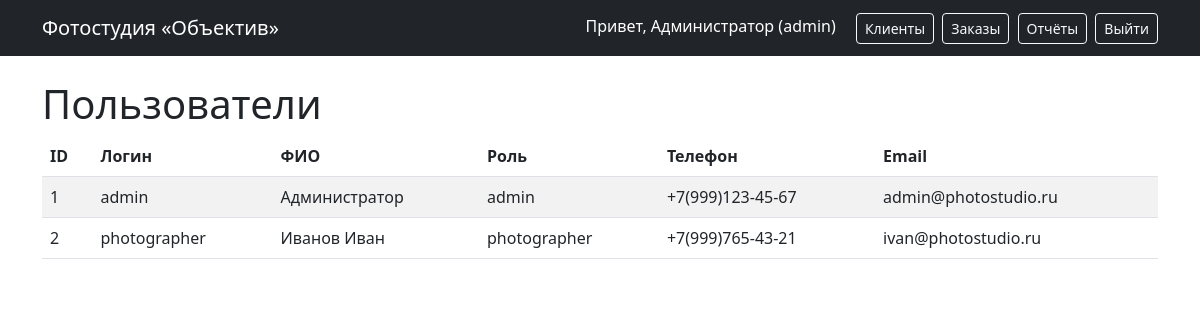
The app's page /users (signed in) with its own data.
### infrastructure/models.py (models this page shows)
class UserModel(Base):
    __tablename__ = 'users'
    id = Column(Integer, primary_key=True)
    login = Column(String(50), unique=True, nullable=False)
    password_hash = Column(String(200), nullable=False)
    role = Column(String(30), nullable=False)
    full_name = Column(String(100), nullable=False)
    phone = Column(String(20), nullable=False)
    email = Column(String(100), nullable=False)
    created_at = Column(DateTime, default=datetime.now)

### app.py (the view)
        def wrapped(*args, **kwargs):
            user = get_current_user()
            if not user:
                return redirect(url_for('login_page'))
            if role and user.role != role:
                return "Access denied", 403
            return f(*args, **kwargs)

### app.py (called while the page is built)
def get_current_user():
    user_id = session.get('user_id')
    if user_id:
        with db.get_session() as sess:
            repo = SQLAlchemyUserRepository(sess)
            return repo.get_by_id(user_id)
    return None

def login_required(role=None):
    def decorator(f):
        def wrapped(*args, **kwargs):
            user = get_current_user()
            if not user:
                return redirect(url_for('login_page'))
            if role and user.role != role:
                return "Access denied", 403
            return f(*args, **kwargs)
        wrapped.__name__ = f.__name__
        return wrapped
    return decorator

@app.route('/users')
@login_required(role=UserRole.ADMIN)
def users_list():
    user = get_current_user()
    with db.get_session() as sess:
        repo = SQLAlchemyUserRepository(sess)
        users = repo.get_all()
    return render_template('users.html', user=user, users=users)

### infrastructure/database.py (called while the page is built)
    def get_session(self):
        return self.SessionLocal()

### infrastructure/repositories.py (called while the page is built)
    def _to_entity(self, model) -> User:
        return User(
            id=model.id,
            login=model.login,
            password_hash=model.password_hash,
            role=UserRole(model.role),
            full_name=model.full_name,
            phone=model.phone,
            email=model.email,
            created_at=model.created_at
        )

    def get_by_id(self, user_id: int) -> Optional[User]:
        model = self.session.query(UserModel).filter(UserModel.id == user_id).first()
        return self._to_entity(model) if model else None

    def get_all(self) -> List[User]:
        models = self.session.query(UserModel).all()
        return [self._to_entity(m) for m in models]

### templates/users.html
{% extends "base.html" %}
{% block content %}
<h1>Пользователи</h1>
<table class="table table-striped">
    <thead><tr><th>ID</th><th>Логин</th><th>ФИО</th><th>Роль</th><th>Телефон</th><th>Email</th></tr></thead>
    <tbody>
        {% for u in users %}
        <tr><td>{{ u.id }}</td><td>{{ u.login }}</td><td>{{ u.full_name }}</td><td>{{ u.role.value }}</td><td>{{ u.phone }}</td><td>{{ u.email }}</td></tr>
        {% endfor %}
    </tbody>
</table>
{% endblock %}

### templates/base.html (shortened to what this page needs)
<!DOCTYPE html>
<html lang="ru">
<head>
    <link href="https://cdn.jsdelivr.net/npm/bootstrap@5.3.0/dist/css/bootstrap.min.css" rel="stylesheet">
</head>
<body>
    <nav class="navbar navbar-dark bg-dark">
        <div class="container">
            <a class="navbar-brand" href="{{ url_for('dashboard') }}">Фотостудия «Объектив»</a>
            <div>
                {% if user %}
                <span class="text-white me-3">Привет, {{ user.full_name }} ({{ user.role.value }})</span>
                <a href="{{ url_for('clients_list') }}" class="btn btn-outline-light btn-sm me-1">Клиенты</a>
                <a href="{{ url_for('orders_list') }}" class="btn btn-outline-light btn-sm me-1">Заказы</a>
                <a href="{{ url_for('reports') }}" class="btn btn-outline-light btn-sm me-1">Отчёты</a>
                <a href="{{ url_for('logout') }}" class="btn btn-outline-light btn-sm">Выйти</a>
                {% endif %}
            </div>
        </div>
    </nav>
    <div class="container mt-4">
        {% block content %}{% endblock %}
    </div>
</body>
</html>

### records on screen
UserModel: full_name "Администратор", id "1", login "admin", role.value "admin", phone "+7(999)123-45-67", email "admin@photostudio.ru"
UserModel: id "2", login "photographer", full_name "Иванов Иван", role.value "photographer", phone "+7(999)765-43-21", email "ivan@photostudio.ru"

### other values on screen
{{ user.role.value }} "admin"
